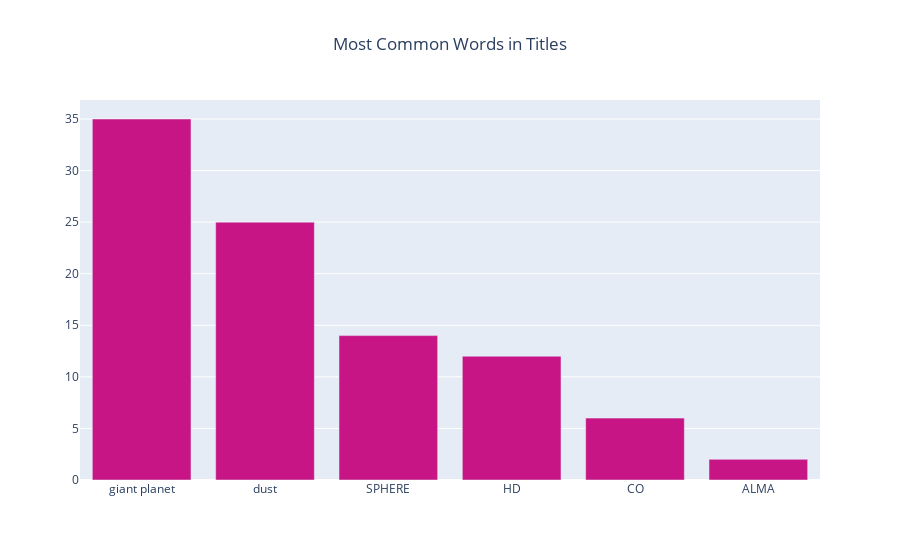

Notebook code for this chart:
### Code cell
# to sort the bar chart in descending order
sortx = [words for _,words in sorted(zip(wordcloud_phrases, wordcloud_phrases), reverse = True)]
sorty = sorted(wordcloud_phrases_counts, reverse = True)

data = go.Bar(x = sortx, y = sorty, hoverinfo = 'text', marker_color = 'mediumvioletred',
             hovertext = ["The word '{0}' pops up {1} times".format(sortx[i], sorty[i]) for i in range(len(sortx))])
layout = go.Layout(title = go.layout.Title(
                    text = 'Most Common Words in Titles',
                    xref = 'paper',
                    x = 0.5,
                    xanchor = 'center'))
fig = go.Figure(data = data, layout = layout)
fig.show()

### Figure 1 — Plotly figure (JSON) as saved in the notebook; plotly's stock layout.template omitted (floating-point values rounded to 4 significant figures)
{"data": [{"hoverinfo": "text", "hovertext": ["The word 'giant planet' pops up 35 times", "The word 'dust' pops up 25 times", "The word 'SPHERE' pops up 14 times", "The word 'HD' pops up 12 times", "The word 'CO' pops up 6 times", "The word 'ALMA' pops up 2 times"], "marker": {"color": "mediumvioletred"}, "type": "bar", "x": ["giant planet", "dust", "SPHERE", "HD", "CO", "ALMA"], "y": [35, 25, 14, 12, 6, 2]}], "layout": {"title": {"text": "Most Common Words in Titles", "x": 0.5, "xanchor": "center", "xref": "paper"}}}
